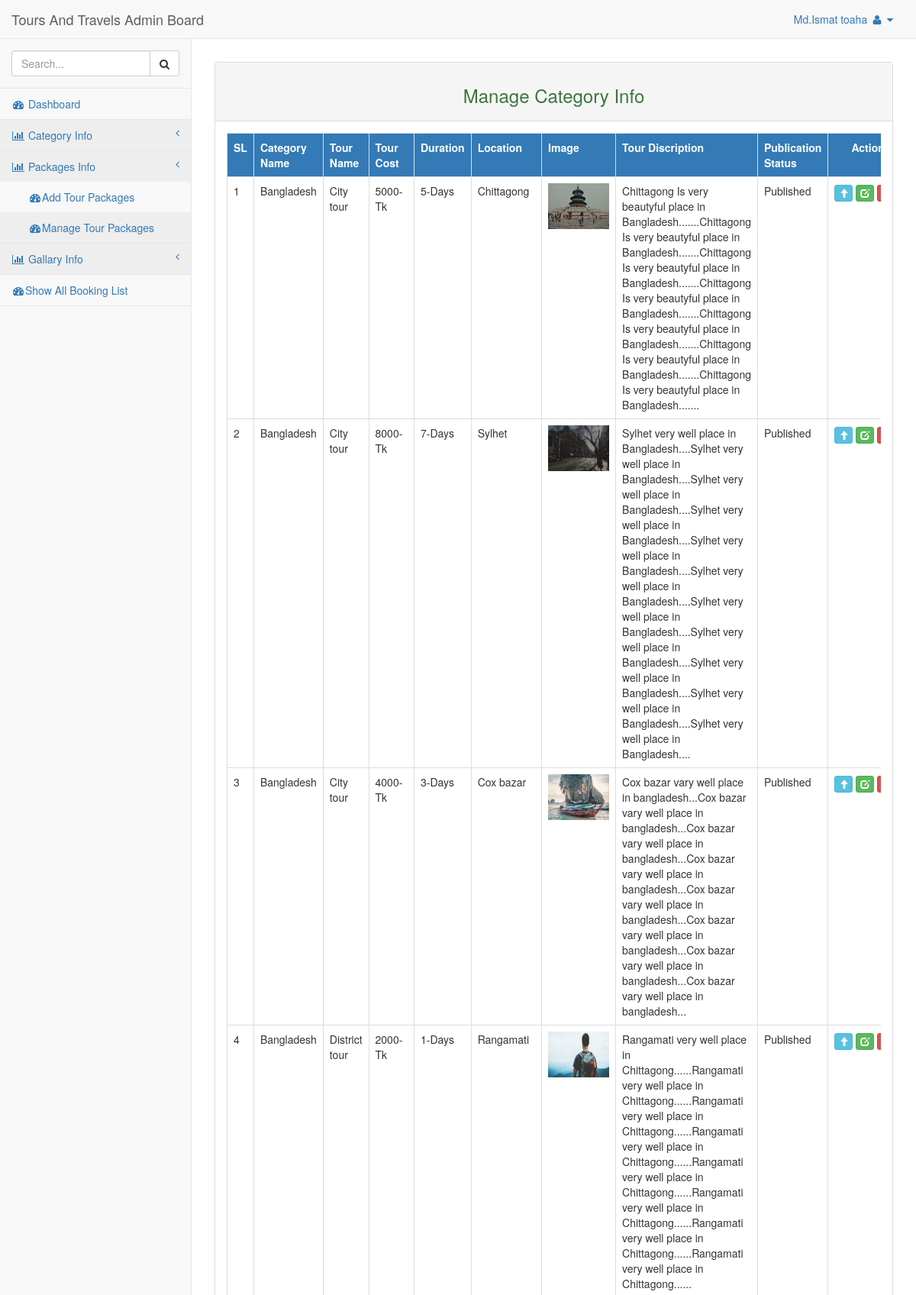
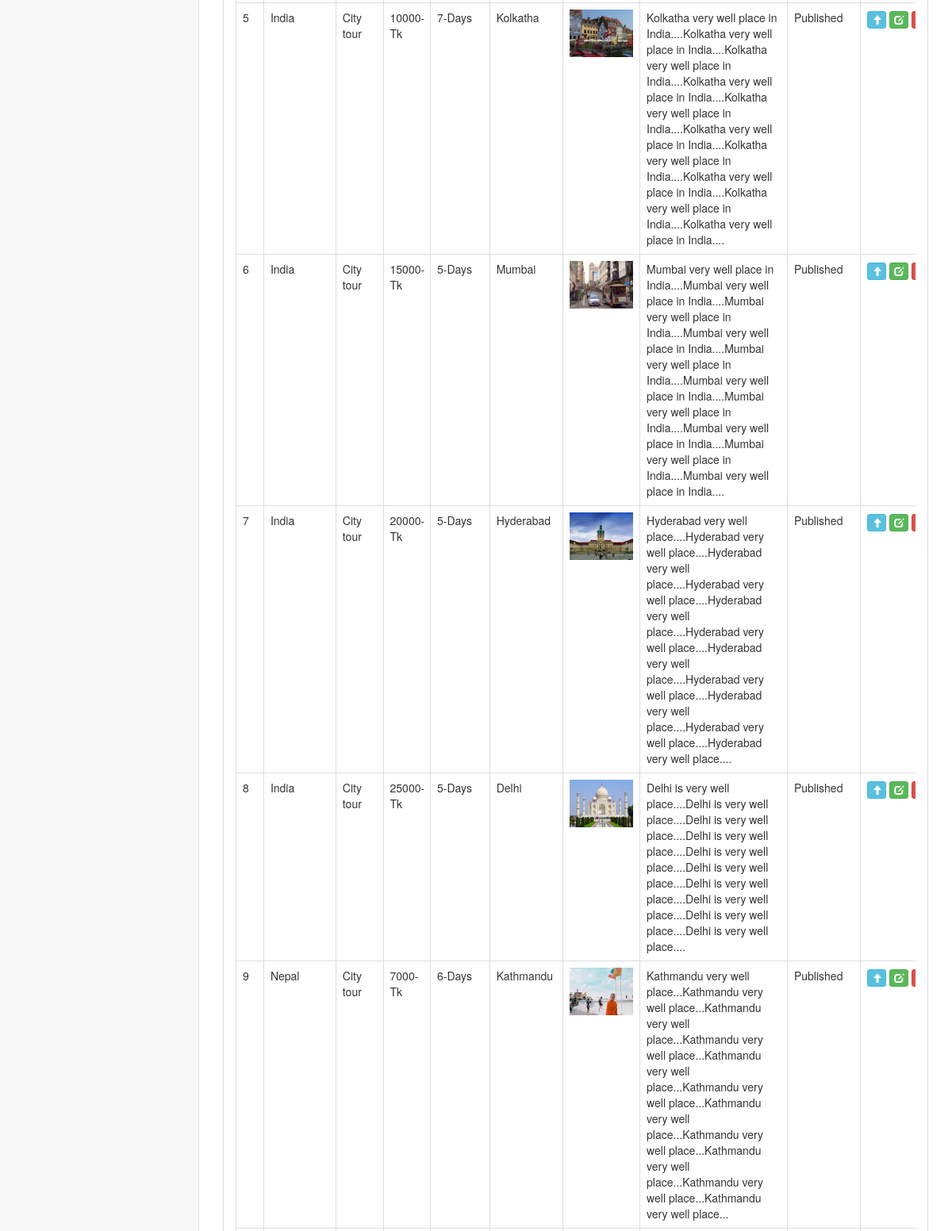
The page /admin/manage_tour_packages.php (signed in, upper part) on the database its author committed (2 pictures, top to bottom).
### tables this page shows
CREATE TABLE `add_package` (
  `id` int(111) NOT NULL,
  `category_Name` varchar(111) NOT NULL,
  `tour_name` varchar(111) NOT NULL,
  `tour_coust` int(111) NOT NULL,
  `duration` int(111) NOT NULL,
  `location` varchar(111) NOT NULL,
  `img` text NOT NULL,
  `tour_discription` text NOT NULL,
  `publication_Status` int(111) NOT NULL
);

### admin/manage_tour_packages.php (the view, shortened to what this page needs)
<?php
include "header.php";
?>
    <div class="row">
        <div class="col-md-12" style="margin-top: 30px;">
            <div class="panel panel-default">
                <div class="panel-heading">
                    <h3 class="text-center text-success">Manage Category Info</h3>
                </div>
                <div class="panel-body">
                    <div class="table-responsive">
                    <table class="table table-bordered">
                        <?php
                        try{
                            $con = new PDO ("mysql:host=localhost;dbname=travels","root","");
                            $select=$con->prepare("SELECT * FROM add_package");
                            $select->setFetchMode(PDO::FETCH_ASSOC);
                            $select->execute();
                            $i=1;
                            ?>
                            <tr class="bg-primary">
                                <th>SL</th>
                                <th>Category Name</th>
                                <th>Tour Name</th>
                                <th>Tour Cost</th>
                                <th>Duration</th>
                                <th>Location</th>
                                <th>Image</th>
                                <th>Tour Discription</th>
                                <th>Publication Status</th>
                                <th style="padding-left: 30px; padding-right: 30px;">Action</th>
                            </tr>
                            <?php while($p=$select->fetch()){?>
                                <tr>
                                    <td><?php echo $i++ ?></td>
                                    <td><?php echo $p['category_Name']?></td>
                                    <td><?php echo $p['tour_name']?></td>
                                    <td><?php echo $p['tour_coust']?>-Tk</td>
                                    <td><?php echo $p['duration']?>-Days</td>
                                    <td><?php echo $p['location']?></td>
                                    <td><img src="<?php echo $p['img']?>" height="60px" width="80px;"/></td>
                                    <td><?php echo $p['tour_discription']?></td>
                                    <td><?php echo $p['publication_Status']== 1 ? 'Published' : 'Unpublished'?></td>
                                    <td>
                                        <?php if($p['publication_Status'] == 1){?>
                                            <a href="packages_published.php?id=<?php echo $p['id'];?>" class="btn btn-info btn-xs">
                                                <span class="glyphicon glyphicon-arrow-up"></span>
                                            </a>
                                        <?php }else{?>
                                            <a href="packages_unpublished.php?id=<?php echo $p['id'];?>" class="btn btn-warning btn-xs">
                                                <span class="glyphicon glyphicon-arrow-down"></span>
                                            </a>
                                        <?php }?>
                                        <a href="edit_packages.php?id=<?php echo $p['id'];?>" class="btn btn-success btn-xs">
                                            <span class="glyphicon glyphicon-edit"></span>
                                        </a>
                                        <a id="delete" href="packages_delete.php?id=<?php echo $p['id'];?>" onclick="return confirm('Are You Sure Delete this!!');" class="btn btn-danger btn-xs">
                                        </a>
                                    </td>
                                </tr>
                            <?php }
                            echo "</table>";
                        }
                        catch(PDOException $e)
                        {echo "error" . $e->getMessage();
                        }
                        ?>
                    </div>
                </div>
            </div>
        </div>
    </div>
<?php
include "footer.php"
?>

### rows shown on the page
add_package: category_Name "Bangladesh", tour_name "City tour", tour_coust "5000", duration "5", location "Chittagong", img (picture), tour_discription "Chittagong Is very beautyful place in Bangladesh.......Chittagong Is very beautyful place in Bangladesh.......Chittagong Is very beautyful place in Bangladesh.......Chittagong Is very beautyful place in Bangladesh.......Chittagong Is very beautyful place in Bangladesh.......Chittagong Is very beautyful place in Bangladesh.......Chittagong Is very beautyful place in Bangladesh.......", publication_Status "Published"
add_package: category_Name "Bangladesh", tour_name "City tour", tour_coust "8000", duration "7", location "Sylhet", img (picture), tour_discription "Sylhet very well place in Bangladesh....Sylhet very well place in Bangladesh....Sylhet very well place in Bangladesh....Sylhet very well place in Bangladesh....Sylhet very well place in Bangladesh....Sylhet very well place in Bangladesh....Sylhet very well place in Bangladesh....Sylhet very well place in Bangladesh....Sylhet very well place in Bangladesh....Sylhet very well place in Bangladesh....Sylhet very well place in Bangladesh....", publication_Status "Published"
add_package: category_Name "Bangladesh", tour_name "City tour", tour_coust "4000", duration "3", location "Cox bazar", img (picture), tour_discription "Cox bazar vary well place in bangladesh...Cox bazar vary well place in bangladesh...Cox bazar vary well place in bangladesh...Cox bazar vary well place in bangladesh...Cox bazar vary well place in bangladesh...Cox bazar vary well place in bangladesh...Cox bazar vary well place in bangladesh...Cox bazar vary well place in bangladesh...", publication_Status "Published"
add_package: category_Name "Bangladesh", tour_name "District tour", tour_coust "2000", duration "1", location "Rangamati", img (picture), tour_discription "Rangamati very well place in Chittagong......Rangamati very well place in Chittagong......Rangamati very well place in Chittagong......Rangamati very well place in Chittagong......Rangamati very well place in Chittagong......Rangamati very well place in Chittagong......Rangamati very well place in Chittagong......Rangamati very well place in Chittagong......", publication_Status "Published"
add_package: category_Name "India", tour_name "City tour", tour_coust "10000", duration "7", location "Kolkatha", img (picture), tour_discription "Kolkatha very well place in India....Kolkatha very well place in India....Kolkatha very well place in India....Kolkatha very well place in India....Kolkatha very well place in India....Kolkatha very well place in India....Kolkatha very well place in India....Kolkatha very well place in India....Kolkatha very well place in India....Kolkatha very well place in India....", publication_Status "Published"
add_package: category_Name "India", tour_name "City tour", tour_coust "15000", duration "5", location "Mumbai", img (picture), tour_discription "Mumbai very well place in India....Mumbai very well place in India....Mumbai very well place in India....Mumbai very well place in India....Mumbai very well place in India....Mumbai very well place in India....Mumbai very well place in India....Mumbai very well place in India....Mumbai very well place in India....Mumbai very well place in India....", publication_Status "Published"
add_package: category_Name "India", tour_name "City tour", tour_coust "20000", duration "5", location "Hyderabad", img (picture), tour_discription "Hyderabad very well place....Hyderabad very well place....Hyderabad very well place....Hyderabad very well place....Hyderabad very well place....Hyderabad very well place....Hyderabad very well place....Hyderabad very well place....Hyderabad very well place....Hyderabad very well place....Hyderabad very well place....", publication_Status "Published"
add_package: category_Name "India", tour_name "City tour", tour_coust "25000", duration "5", location "Delhi", img (picture), tour_discription "Delhi is very well place....Delhi is very well place....Delhi is very well place....Delhi is very well place....Delhi is very well place....Delhi is very well place....Delhi is very well place....Delhi is very well place....Delhi is very well place....Delhi is very well place....", publication_Status "Published"
add_package: category_Name "Nepal", tour_name "City tour", tour_coust "7000", duration "6", location "Kathmandu", img (picture), tour_discription "Kathmandu very well place...Kathmandu very well place...Kathmandu very well place...Kathmandu very well place...Kathmandu very well place...Kathmandu very well place...Kathmandu very well place...Kathmandu very well place...Kathmandu very well place...Kathmandu very well place...Kathmandu very well place...", publication_Status "Published"

### other values the page prints
$_SESSION['User'] "Md.Ismat toaha"
